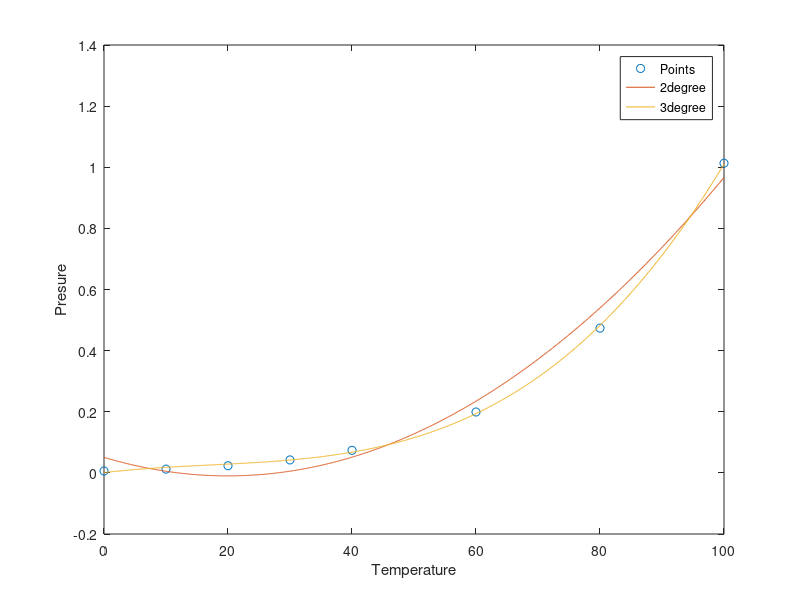

Source code (MATLAB):
x = [0 10 20 30 40 60 80 100];
y = [0.0061 0.0123 0.0234 0.0424 0.0738 0.1992 0.4736 1.0133];


plot(x,y,'o');
hold on;

p = polyfit(x,y,2);
p2 = polyfit(x,y,3);
xTest = 0:0.1:100;
yRes = polyval(p,xTest);
yRes2 = polyval(p2,xTest);

yTest1 = polyval(p,[45]);
yTest2 = polyval(p2,[45]);
yGood = 0.0958;

format long;
fprintf('Approx at 45 2nd degree: %f\n', yTest1);
fprintf('Approx at 45 3rd degree: %f\n', yTest2); 
fprintf('Error at second degree %f\n', abs(yGood - yTest1));  
fprintf('Error at third degree degree %f\n', abs(yGood - yTest2));


plot(xTest, yRes);
plot(xTest, yRes2);
xlabel('Temperature');
ylabel('Presure');
legend('Points', '2degree', '3degree');
